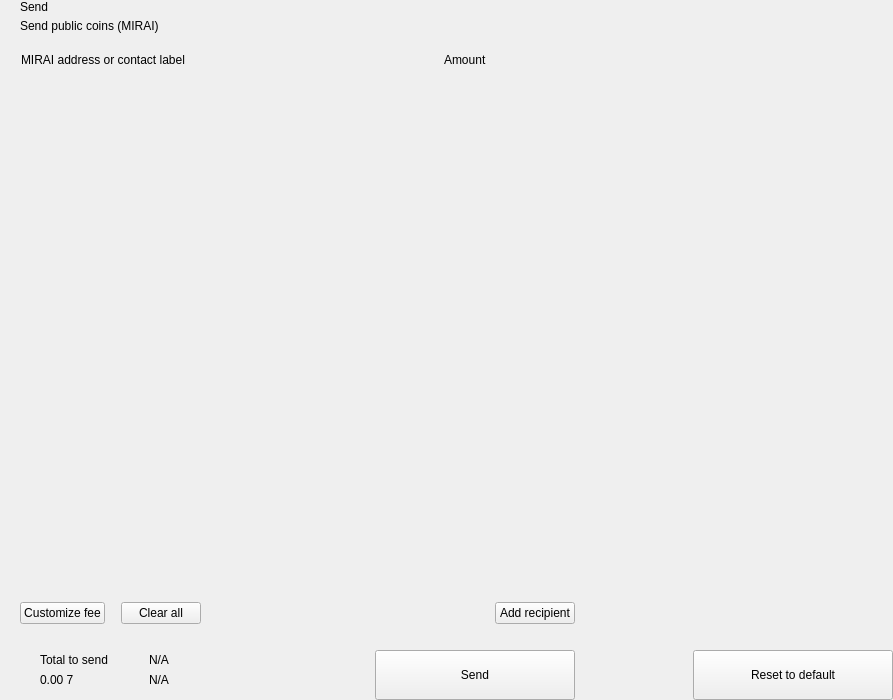
<?xml version="1.0" encoding="UTF-8"?>
<ui version="4.0">
 <class>send</class>
 <widget class="QWidget" name="send">
  <property name="geometry">
   <rect>
    <x>0</x>
    <y>0</y>
    <width>893</width>
    <height>700</height>
   </rect>
  </property>
  <property name="windowTitle">
   <string>Form</string>
  </property>
  <layout class="QHBoxLayout" name="horizontalLayout_2" stretch="2,1">
   <property name="spacing">
    <number>0</number>
   </property>
   <property name="leftMargin">
    <number>0</number>
   </property>
   <property name="topMargin">
    <number>0</number>
   </property>
   <property name="rightMargin">
    <number>0</number>
   </property>
   <property name="bottomMargin">
    <number>0</number>
   </property>
   <item>
    <widget class="QWidget" name="left" native="true">
     <layout class="QVBoxLayout" name="verticalLayout_3">
      <property name="spacing">
       <number>0</number>
      </property>
      <property name="leftMargin">
       <number>0</number>
      </property>
      <property name="topMargin">
       <number>0</number>
      </property>
      <property name="rightMargin">
       <number>0</number>
      </property>
      <property name="bottomMargin">
       <number>0</number>
      </property>
      <item>
       <layout class="QVBoxLayout" name="verticalLayout_22" stretch="0,0,0,1,0,0,0,0">
        <property name="spacing">
         <number>0</number>
        </property>
        <item>
         <layout class="QHBoxLayout" name="horizontalLayout_3">
          <property name="spacing">
           <number>0</number>
          </property>
          <property name="leftMargin">
           <number>20</number>
          </property>
          <property name="rightMargin">
           <number>20</number>
          </property>
          <item>
           <layout class="QVBoxLayout" name="verticalLayout">
            <property name="spacing">
             <number>5</number>
            </property>
            <item>
             <widget class="QLabel" name="labelTitle">
              <property name="text">
               <string>Send</string>
              </property>
              <property name="alignment">
               <set>Qt::AlignLeading|Qt::AlignLeft|Qt::AlignVCenter</set>
              </property>
             </widget>
            </item>
            <item>
             <widget class="QLabel" name="labelSubtitle1">
              <property name="text">
               <string>Send public coins (MIRAI)</string>
              </property>
             </widget>
            </item>
           </layout>
          </item>
          <item>
           <spacer name="horizontalSpacer">
            <property name="orientation">
             <enum>Qt::Horizontal</enum>
            </property>
            <property name="sizeHint" stdset="0">
             <size>
              <width>40</width>
              <height>20</height>
             </size>
            </property>
           </spacer>
          </item>
         </layout>
        </item>
        <item>
         <spacer name="verticalSpacer_2">
          <property name="orientation">
           <enum>Qt::Vertical</enum>
          </property>
          <property name="sizeType">
           <enum>QSizePolicy::Fixed</enum>
          </property>
          <property name="sizeHint" stdset="0">
           <size>
            <width>20</width>
            <height>20</height>
           </size>
          </property>
         </spacer>
        </item>
        <item>
         <layout class="QHBoxLayout" name="horizontalLayout" stretch="6,0,2">
          <property name="spacing">
           <number>0</number>
          </property>
          <property name="leftMargin">
           <number>10</number>
          </property>
          <property name="topMargin">
           <number>0</number>
          </property>
          <property name="rightMargin">
           <number>20</number>
          </property>
          <property name="bottomMargin">
           <number>0</number>
          </property>
          <item>
           <widget class="QLabel" name="labelSubtitleAddress">
            <property name="styleSheet">
             <string notr="true">margin-left:8px;</string>
            </property>
            <property name="text">
             <string>MIRAI address or contact label</string>
            </property>
           </widget>
          </item>
          <item>
           <spacer name="horizontalSpacer_3">
            <property name="orientation">
             <enum>Qt::Horizontal</enum>
            </property>
            <property name="sizeType">
             <enum>QSizePolicy::Fixed</enum>
            </property>
            <property name="sizeHint" stdset="0">
             <size>
              <width>40</width>
              <height>1</height>
             </size>
            </property>
           </spacer>
          </item>
          <item>
           <widget class="QLabel" name="labelSubtitleAmount">
            <property name="text">
             <string>Amount</string>
            </property>
           </widget>
          </item>
         </layout>
        </item>
        <item>
         <widget class="QScrollArea" name="scrollArea">
          <property name="minimumSize">
           <size>
            <width>0</width>
            <height>350</height>
           </size>
          </property>
          <property name="styleSheet">
           <string notr="true">#scrollArea {
            background:transparent;
            margin-top:10px;
}</string>
          </property>
          <property name="horizontalScrollBarPolicy">
           <enum>Qt::ScrollBarAlwaysOff</enum>
          </property>
          <property name="sizeAdjustPolicy">
           <enum>QAbstractScrollArea::AdjustIgnored</enum>
          </property>
          <property name="widgetResizable">
           <bool>true</bool>
          </property>
          <property name="alignment">
           <set>Qt::AlignLeading|Qt::AlignLeft|Qt::AlignTop</set>
          </property>
          <widget class="QWidget" name="scrollAreaWidgetContents">
           <property name="geometry">
            <rect>
             <x>0</x>
             <y>0</y>
             <width>591</width>
             <height>16</height>
            </rect>
           </property>
           <property name="sizePolicy">
            <sizepolicy hsizetype="Preferred" vsizetype="Maximum">
             <horstretch>0</horstretch>
             <verstretch>0</verstretch>
            </sizepolicy>
           </property>
           <property name="autoFillBackground">
            <bool>false</bool>
           </property>
           <property name="styleSheet">
            <string notr="true">#scrollAreaWidgetContents {
             background:transparent;
             }</string>
           </property>
           <layout class="QVBoxLayout" name="verticalLayout_7">
            <property name="spacing">
             <number>0</number>
            </property>
            <property name="sizeConstraint">
             <enum>QLayout::SetDefaultConstraint</enum>
            </property>
            <property name="leftMargin">
             <number>0</number>
            </property>
            <property name="topMargin">
             <number>0</number>
            </property>
            <property name="rightMargin">
             <number>0</number>
            </property>
            <property name="bottomMargin">
             <number>0</number>
            </property>
           </layout>
          </widget>
         </widget>
        </item>
        <item>
         <spacer name="verticalSpacer_4">
          <property name="orientation">
           <enum>Qt::Vertical</enum>
          </property>
          <property name="sizeType">
           <enum>QSizePolicy::Fixed</enum>
          </property>
          <property name="sizeHint" stdset="0">
           <size>
            <width>20</width>
            <height>20</height>
           </size>
          </property>
         </spacer>
        </item>
        <item>
         <layout class="QHBoxLayout" name="horizontalLayout_20">
          <property name="spacing">
           <number>6</number>
          </property>
          <property name="leftMargin">
           <number>20</number>
          </property>
          <property name="rightMargin">
           <number>20</number>
          </property>
          <item>
           <widget class="QPushButton" name="pushButtonFee">
            <property name="focusPolicy">
             <enum>Qt::NoFocus</enum>
            </property>
            <property name="text">
             <string>Customize fee</string>
            </property>
           </widget>
          </item>
          <item>
           <spacer name="horizontalSpacer_11">
            <property name="orientation">
             <enum>Qt::Horizontal</enum>
            </property>
            <property name="sizeType">
             <enum>QSizePolicy::Minimum</enum>
            </property>
            <property name="sizeHint" stdset="0">
             <size>
              <width>10</width>
              <height>20</height>
             </size>
            </property>
           </spacer>
          </item>
          <item>
           <widget class="QPushButton" name="pushButtonClear">
            <property name="focusPolicy">
             <enum>Qt::NoFocus</enum>
            </property>
            <property name="layoutDirection">
             <enum>Qt::RightToLeft</enum>
            </property>
            <property name="text">
             <string>Clear all</string>
            </property>
           </widget>
          </item>
          <item>
           <spacer name="horizontalSpacer_2">
            <property name="orientation">
             <enum>Qt::Horizontal</enum>
            </property>
            <property name="sizeHint" stdset="0">
             <size>
              <width>40</width>
              <height>20</height>
             </size>
            </property>
           </spacer>
          </item>
          <item>
           <widget class="QPushButton" name="pushButtonAddRecipient">
            <property name="focusPolicy">
             <enum>Qt::NoFocus</enum>
            </property>
            <property name="text">
             <string>Add recipient</string>
            </property>
           </widget>
          </item>
         </layout>
        </item>
        <item>
         <spacer name="verticalSpacer">
          <property name="orientation">
           <enum>Qt::Vertical</enum>
          </property>
          <property name="sizeType">
           <enum>QSizePolicy::Fixed</enum>
          </property>
          <property name="sizeHint" stdset="0">
           <size>
            <width>20</width>
            <height>16</height>
           </size>
          </property>
         </spacer>
        </item>
        <item>
         <layout class="QHBoxLayout" name="horizontalLayout_7">
          <property name="rightMargin">
           <number>20</number>
          </property>
          <item>
           <layout class="QHBoxLayout" name="horizontalLayout_10">
            <property name="spacing">
             <number>0</number>
            </property>
            <property name="leftMargin">
             <number>8</number>
            </property>
            <item>
             <widget class="QStackedWidget" name="stackedWidget">
              <property name="minimumSize">
               <size>
                <width>0</width>
                <height>60</height>
               </size>
              </property>
              <property name="maximumSize">
               <size>
                <width>16777215</width>
                <height>60</height>
               </size>
              </property>
              <widget class="QWidget" name="page1">
               <layout class="QVBoxLayout" name="verticalLayout_71" stretch="0">
                <property name="spacing">
                 <number>6</number>
                </property>
                <property name="leftMargin">
                 <number>12</number>
                </property>
                <property name="topMargin">
                 <number>0</number>
                </property>
                <property name="rightMargin">
                 <number>0</number>
                </property>
                <property name="bottomMargin">
                 <number>0</number>
                </property>
                <item>
                 <widget class="QWidget" name="coinWidget" native="true">
                  <property name="minimumSize">
                   <size>
                    <width>0</width>
                    <height>60</height>
                   </size>
                  </property>
                  <property name="maximumSize">
                   <size>
                    <width>16777215</width>
                    <height>60</height>
                   </size>
                  </property>
                  <layout class="QHBoxLayout" name="horizontalLayout_9">
                   <property name="spacing">
                    <number>0</number>
                   </property>
                   <property name="leftMargin">
                    <number>20</number>
                   </property>
                   <property name="topMargin">
                    <number>10</number>
                   </property>
                   <property name="rightMargin">
                    <number>20</number>
                   </property>
                   <property name="bottomMargin">
                    <number>10</number>
                   </property>
                   <item>
                    <layout class="QVBoxLayout" name="verticalSend">
                     <property name="spacing">
                      <number>0</number>
                     </property>
                     <item>
                      <widget class="QLabel" name="labelTitleTotalSend">
                       <property name="text">
                        <string>Total to send</string>
                       </property>
                      </widget>
                     </item>
                     <item>
                      <widget class="QLabel" name="labelAmountSend">
                       <property name="text">
                        <string notr="true">0.00 7</string>
                       </property>
                      </widget>
                     </item>
                    </layout>
                   </item>
                   <item>
                    <spacer name="horizontalSpacer_9">
                     <property name="orientation">
                      <enum>Qt::Horizontal</enum>
                     </property>
                     <property name="sizeType">
                      <enum>QSizePolicy::Fixed</enum>
                     </property>
                     <property name="sizeHint" stdset="0">
                      <size>
                       <width>20</width>
                       <height>20</height>
                      </size>
                     </property>
                    </spacer>
                   </item>
                   <item>
                    <widget class="QLabel" name="labelLine">
                     <property name="minimumSize">
                      <size>
                       <width>1</width>
                       <height>0</height>
                      </size>
                     </property>
                     <property name="maximumSize">
                      <size>
                       <width>1</width>
                       <height>16777215</height>
                      </size>
                     </property>
                     <property name="text">
                      <string/>
                     </property>
                    </widget>
                   </item>
                   <item>
                    <spacer name="horizontalSpacer_10">
                     <property name="orientation">
                      <enum>Qt::Horizontal</enum>
                     </property>
                     <property name="sizeType">
                      <enum>QSizePolicy::Fixed</enum>
                     </property>
                     <property name="sizeHint" stdset="0">
                      <size>
                       <width>20</width>
                       <height>20</height>
                      </size>
                     </property>
                    </spacer>
                   </item>
                   <item>
                    <layout class="QVBoxLayout" name="verticalRemaining">
                     <property name="spacing">
                      <number>0</number>
                     </property>
                     <item>
                      <widget class="QLabel" name="labelTitleTotalRemaining">
                       <property name="text">
                        <string notr="true">N/A</string>
                       </property>
                      </widget>
                     </item>
                     <item>
                      <widget class="QLabel" name="labelAmountRemaining">
                       <property name="text">
                        <string notr="true">N/A</string>
                       </property>
                      </widget>
                     </item>
                    </layout>
                   </item>
                  </layout>
                 </widget>
                </item>
               </layout>
              </widget>
              <widget class="QWidget" name="page_2"/>
             </widget>
            </item>
           </layout>
          </item>
          <item>
           <spacer name="horizontalSpacer_5">
            <property name="orientation">
             <enum>Qt::Horizontal</enum>
            </property>
            <property name="sizeType">
             <enum>QSizePolicy::Expanding</enum>
            </property>
            <property name="sizeHint" stdset="0">
             <size>
              <width>40</width>
              <height>20</height>
             </size>
            </property>
           </spacer>
          </item>
          <item alignment="Qt::AlignBottom">
           <widget class="QPushButton" name="pushButtonSave">
            <property name="minimumSize">
             <size>
              <width>200</width>
              <height>50</height>
             </size>
            </property>
            <property name="maximumSize">
             <size>
              <width>200</width>
              <height>50</height>
             </size>
            </property>
            <property name="focusPolicy">
             <enum>Qt::NoFocus</enum>
            </property>
            <property name="text">
             <string>Send</string>
            </property>
           </widget>
          </item>
         </layout>
        </item>
       </layout>
      </item>
     </layout>
    </widget>
   </item>
   <item>
    <widget class="QWidget" name="right" native="true">
     <layout class="QVBoxLayout" name="verticalLayout_5">
      <property name="leftMargin">
       <number>0</number>
      </property>
      <property name="topMargin">
       <number>0</number>
      </property>
      <property name="rightMargin">
       <number>0</number>
      </property>
      <property name="bottomMargin">
       <number>0</number>
      </property>
      <item>
       <layout class="QVBoxLayout" name="verticalLayout_4">
        <property name="spacing">
         <number>6</number>
        </property>
        <item>
         <widget class="OptionButton" name="btnCoinControl" native="true">
          <property name="minimumSize">
           <size>
            <width>0</width>
            <height>50</height>
           </size>
          </property>
         </widget>
        </item>
        <item>
         <widget class="OptionButton" name="btnChangeAddress" native="true">
          <property name="minimumSize">
           <size>
            <width>0</width>
            <height>50</height>
           </size>
          </property>
         </widget>
        </item>
        <item>
         <widget class="OptionButton" name="btnUri" native="true">
          <property name="minimumSize">
           <size>
            <width>0</width>
            <height>50</height>
           </size>
          </property>
         </widget>
        </item>
        <item>
         <spacer name="verticalSpacer_5">
          <property name="orientation">
           <enum>Qt::Vertical</enum>
          </property>
          <property name="sizeHint" stdset="0">
           <size>
            <width>20</width>
            <height>40</height>
           </size>
          </property>
         </spacer>
        </item>
        <item>
         <layout class="QHBoxLayout" name="horizontalLayout_8">
          <item>
           <spacer name="horizontalSpacer_7">
            <property name="orientation">
             <enum>Qt::Horizontal</enum>
            </property>
            <property name="sizeHint" stdset="0">
             <size>
              <width>40</width>
              <height>20</height>
             </size>
            </property>
           </spacer>
          </item>
          <item>
           <widget class="QPushButton" name="pushButtonReset">
            <property name="minimumSize">
             <size>
              <width>200</width>
              <height>50</height>
             </size>
            </property>
            <property name="maximumSize">
             <size>
              <width>200</width>
              <height>50</height>
             </size>
            </property>
            <property name="focusPolicy">
             <enum>Qt::NoFocus</enum>
            </property>
            <property name="text">
             <string>Reset to default</string>
            </property>
           </widget>
          </item>
         </layout>
        </item>
       </layout>
      </item>
     </layout>
    </widget>
   </item>
  </layout>
 </widget>
 <customwidgets>
  <customwidget>
   <class>OptionButton</class>
   <extends>QWidget</extends>
   <header>qt/pivx/optionbutton.h</header>
   <container>1</container>
  </customwidget>
 </customwidgets>
 <resources/>
 <connections/>
</ui>
